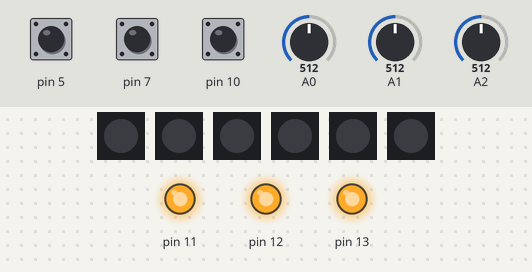
The sketch below on a simulated Arduino Uno, built with avr-gcc and run on an emulated ATmega328P. Shown: 6 × 1 RGB LEDs in strip order, left to right, output pins drawn as LEDs (lit = HIGH). Inputs (shaded band) come from the test bench; at power-on: A0 = 512, A1 = 512, A2 = 512, pin 5 HIGH, pin 7 HIGH, pin 10 HIGH. Dim RGB values are drawn brighter than linear.

Above: at 6.6 s.
6.7 s: A0 set to 312
10.2 s: A0 set to 282
At 13.2 s:
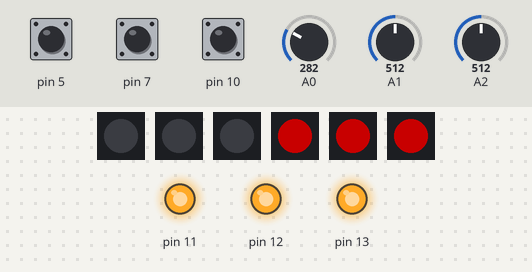
13.6 s: A1 set to 307
17.0 s: A1 set to 283
At 19.1 s:
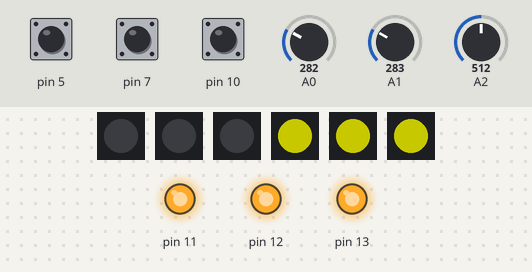
20.4 s: A2 set to 317
23.8 s: A2 set to 284
At 24.9 s:
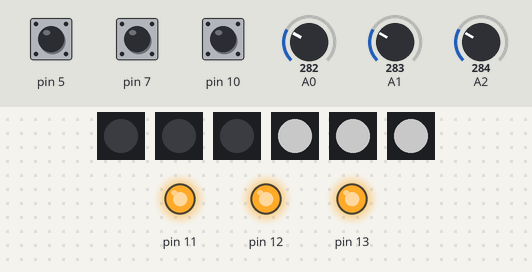
Timing chart, 0 to 26.8 s (numbered marks = the images above; inputs shaded):
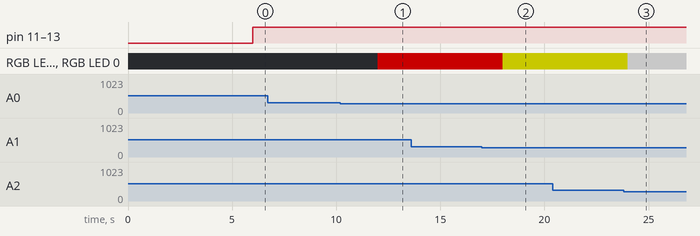

Measured:
- the behaviour switches between 300 and 299 on A0 (found by bisection; images 0 and 1)
- the behaviour switches between 300 and 299 on A1 (found by bisection; images 1 and 2)
- the behaviour switches between 300 and 299 on A2 (found by bisection; images 2 and 3)
- after the input at 6.7 s, every drawn part: stays the same
- after the input at 10.2 s, RGB LED 0, RGB LED 0, RGB LED 0: off → RGB(100, 0, 0) after 1.8 s
- after the input at 13.6 s, every drawn part: stays the same
- after the input at 17.0 s, RGB LED 0, RGB LED 0, RGB LED 0: RGB(100, 0, 0) → RGB(100, 100, 0) after 1.0 s
- after the input at 20.4 s, every drawn part: stays the same
- after the input at 23.8 s, RGB LED 0, RGB LED 0, RGB LED 0: RGB(100, 100, 0) → RGB(100, 100, 100) after 0.21 s

The sketch:

BlossomLamp.ino
```cpp
#include "Slider.h"
#include "RGBLight.h"
#include "BlossomLeaveCouple.h"

#define THRESHOLD 300

#define LIGHT1 2
#define LIGHT2 3
#define LIGHT3 4

#define LEAVE1_1 13
#define LEAVE1_2 A0
#define LEAVE2_1 12
#define LEAVE2_2 A1
#define LEAVE3_1 11
#define LEAVE3_2 A2
#define LEAVESIZE 3
#define BRIGHTNESS 100

Slider slider(BRIGHTNESS);

BlossomLeaveCouple leave1(LEAVE1_1, LEAVE1_2, THRESHOLD);
BlossomLeaveCouple leave2(LEAVE2_1, LEAVE2_2, THRESHOLD);
BlossomLeaveCouple leave3(LEAVE3_1, LEAVE3_2, THRESHOLD);
BlossomLeaveCouple leaves[LEAVESIZE] = {leave1, leave2, leave3};

int connections;

RGBLight light1(LIGHT1, BRIGHTNESS);
RGBLight light2(LIGHT2, BRIGHTNESS);
RGBLight light3(LIGHT3, BRIGHTNESS);
RGBLight lightArray[] = {light1, light2, light3};
unsigned long timer;

void setup() {
  Serial.begin(9600);
  timer = millis();
}

void loop() {
  defineBrightness();
  defineLampColor();
}

void defineBrightness(){
  //slider.testCapSensors();
  if(timer + 3000 <  millis()){
    slider.setTouch(-1, -1);
    timer = millis();
  }

  slider.push();
  int brightness = slider.getBrightnessValue();

  for(int i = 0; i < LEAVESIZE; ++i)
  {
    lightArray[i].changeBrightness(brightness);
  }
}

void defineLampColor(){
  connections = 0;
  boolean coonection = true;

  for(int i = 0; i < LEAVESIZE; ++i)
  {
    coonection = leaves[i].getConnection();
    if(coonection == false)
    {
      ++connections;
    }
  }

    switch (connections) {
      case 0:
        for(int i = 0; i < LEAVESIZE; ++i)
        {
          lightArray[i].off();
        }
        break;
      case 1:
        for(int i = 0; i < LEAVESIZE; ++i)
        {
          lightArray[i].colorUp(255,0,0);
        }
        break;
      case 2:
        for(int i = 0; i < LEAVESIZE; ++i)
        {
          lightArray[i].colorUp(255,255,0);
        }
        break;
      case 3:
        for(int i = 0; i < LEAVESIZE; ++i)
        {
          lightArray[i].colorUp(255,255,255);
        }
        break;
    }
}
```

BlossomLeaveCouple.cpp
```cpp
#include "BlossomLeaveCouple.h"

BlossomLeaveCouple::BlossomLeaveCouple(int pinLeaveA, int pinLeaveB, int threshold){
   _pinLeaveA = pinLeaveA;
   _pinLeaveB = pinLeaveB;
   _threshold = threshold;

   pinMode(_pinLeaveA, OUTPUT);
   pinMode(_pinLeaveB, INPUT);
}

boolean BlossomLeaveCouple::getConnection(){
   digitalWrite(_pinLeaveA, HIGH);
   if(analogRead(_pinLeaveB) >= _threshold){ return true; }
   else{ return false; }
}
```

BlossomLeaveCouple.h
```cpp
#ifndef BlossomLeaveCouple_H
#define BlossomLeaveCouple_H


#include "Arduino.h"

class BlossomLeaveCouple{

    public:
        BlossomLeaveCouple(int pinLeaveA, int pinLeaveB, int threshold);
        boolean getConnection();

    private:
       int _pinLeaveA;
       int _pinLeaveB;
       int _threshold;
};

#endif
```

RGBLight.cpp
```cpp
#include "RGBLight.h"

RGBLight::RGBLight(int pin, int brightness){
    _pin = pin;
    _brightness = brightness;
    _pixels = Adafruit_NeoPixel(PIXELNUMBER, _pin, NEO_GRB + NEO_KHZ800);

    _pixels.begin();
}

void RGBLight::changeBrightness(int brightness){
  _brightness = brightness;
  _pixels.setBrightness(_brightness);
}

void RGBLight::colorUp(int r, int g, int b){
    _pixels.setPixelColor(0, r, g, b, _brightness);
    _pixels.show();
}

void RGBLight::up(){
    _pixels.show();
}

void RGBLight::off(){
  _pixels.setPixelColor(0, 0, 0, 0);
  _pixels.show();
}

void RGBLight::defineThirdColor(){
  _pixels.setPixelColor(0, 255, 255, 255, _brightness);
}

void RGBLight::defineSecondColor(){
   _pixels.setPixelColor(0, 255, 255, 0, _brightness);
}

void RGBLight::defineFirstColor(){
  _pixels.setPixelColor(0, 0, 255, 0, _brightness);
}
```

RGBLight.h
```cpp
#ifndef RGBLight_H
#define RGBLight_H

#include "Arduino.h"
#include <Adafruit_NeoPixel.h>
#ifdef __AVR__
#include <avr/power.h>
#endif

#define PIXELNUMBER 1

class RGBLight{

    public:
        RGBLight(int pin, int brightness);
        void changeBrightness(int brightness);
        void colorUp(int r, int g, int b);
        void up();
        void off();
        void defineThirdColor();
        void defineSecondColor();
        void defineFirstColor();

    private:
        Adafruit_NeoPixel _pixels;
        int _pin;
        int _brightness;
};

#endif
```

Slider.cpp
```cpp
#include"Slider.h"

Slider::Slider(int brightness){
  _brightness = brightness;
  _firstTouch = -1;
  _secondTouch = -1;
  for(int i = 0; i < maxCapacitive ;++i)
  {
    _capValue[i] = _capArray[i].capacitiveSensor(SENSITIVITY);
  }
}

int Slider::getBrightnessValue(){
  return _brightness;
}

void Slider::testCapSensors(){
  Serial.print("[");
  Serial.print(_cap1.capacitiveSensor(SENSITIVITY));
  Serial.print(",");
  Serial.print(_cap2.capacitiveSensor(SENSITIVITY));
  Serial.print(",");
  Serial.print(_cap3.capacitiveSensor(SENSITIVITY));
  Serial.println("]");
}

void Slider::push(){
  long sensorValue;

  for(short i = 0; i < maxCapacitive; ++i)
  {
    sensorValue = _capArray[i].capacitiveSensor(SENSITIVITY);
    if(sensorValue > _capValue[i] + THRESHOLD ||  sensorValue < _capValue[i] - THRESHOLD)
    {

      if(_firstTouch == -1) { _firstTouch = i; }
      else if(_firstTouch != -1 && _firstTouch != i) { _secondTouch = i; }
    }
  }

  if(_firstTouch != -1 && _secondTouch != -1 && _firstTouch != _secondTouch && _firstTouch > _secondTouch) {
    if(_firstTouch == maxCapacitive - 1 && _secondTouch == 0)
    {
      _brightness = _brightness + BRIGHTNESSCHANGE;
    }
    else{
      _brightness = _brightness - BRIGHTNESSCHANGE;
    }
     _firstTouch = _secondTouch;
     _secondTouch = -1;
  }
  else if(_firstTouch != -1 && _secondTouch != -1 && _firstTouch < _secondTouch) {
    if(_firstTouch == 0 && _secondTouch == maxCapacitive - 1)
    {
      _brightness = _brightness - BRIGHTNESSCHANGE;
    }
    else{
      _brightness = _brightness + BRIGHTNESSCHANGE;
    }
      _firstTouch = _secondTouch;
      _secondTouch = -1;
  }
}

void Slider::setTouch(int firstTouch, int secondTouch){
    _firstTouch = -1;
    _secondTouch = -1;
}
```

Slider.h
```cpp
#ifndef Slider_H
#define Slider_H

#include <CapacitiveSensor.h>
#define maxCapacitive 3
#define SENSITIVITY 10000
#define THRESHOLD 20
#define BRIGHTNESSCHANGE 10

class Slider{

  public:
    Slider(int brightness);
    void push();
    int getBrightnessValue();
    void testCapSensors();
    void setTouch(int firstTouch, int secondTouch);

  private:
    int _brightness;
    CapacitiveSensor _cap1 = CapacitiveSensor(6,5);
    CapacitiveSensor _cap2 = CapacitiveSensor(8,7);
    CapacitiveSensor _cap3 = CapacitiveSensor(9,10);
    CapacitiveSensor _capArray[maxCapacitive] = {_cap1, _cap2, _cap3};

    long _capValue[maxCapacitive];
    short _firstTouch;
    short _secondTouch;

};

#endif
```
